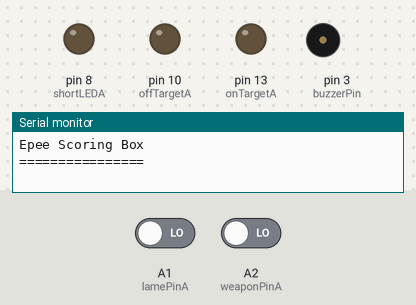
The sketch below on a simulated Arduino Uno, built with avr-gcc and run on an emulated ATmega328P. Parts: output pins drawn as LEDs (lit = HIGH), buzzer (waves = sounding, pin HIGH), the last lines printed to the serial monitor. The test bench sets the inputs (shaded band); at power-on: A1 (lamePinA) LOW, A2 (weaponPinA) LOW.

Above: at 4.3 s.
4.4 s: A1 (lamePinA) driven HIGH
At 5.2 s:
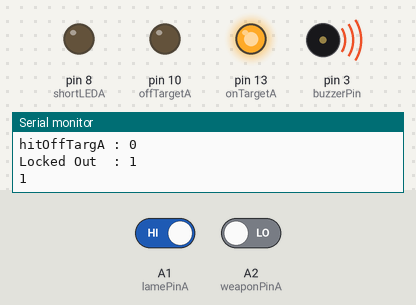
At 6.0 s:
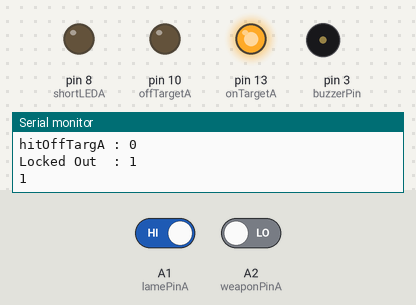
6.9 s: A1 (lamePinA) driven LOW
At 8.7 s:
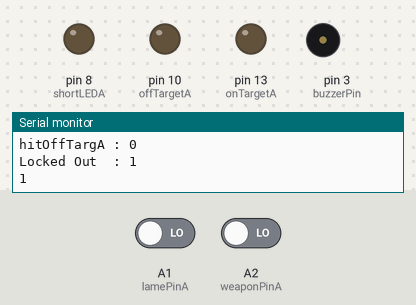
Timing chart, 0 to 10.2 s (numbered marks = the images above; inputs shaded):
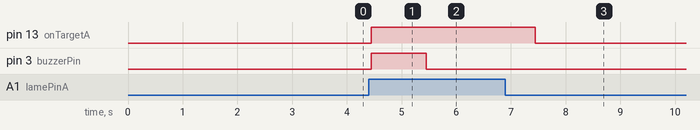

The sketch:

epeeBoxWirelessB.ino
```cpp
//===========================================================================//
//                                                                           //
//  Desc:    Arduino Code to implement an epee fencing scoring apparatus     //
//  Dev:     Wnew                                                            //
//  Date:    Nov  2012                                                       //
//  Updated: Sept 2015                                                       //
//  Notes:   1. Basis of algorithm from digitalwestie on github. Thanks Mate //
//           2. Used uint8_t instead of int where possible to optimise       //
//           3. Set ADC prescaler to 16 faster ADC reads                     //
//                                                                           //
//  To do:   1. Could use shift reg on lights and mode LEDs to save pins     //
//           2. Use interrupts for buttons                                   //
//           3. Implement short circuit LEDs (already provision for it)      //
//           4. Set up debug levels correctly                                //
//                                                                           //
//===========================================================================//

//============
// #includes
//============

#include <SoftwareSerial.h>

//============
// #defines
//============
//TODO: set up debug levels correctly
#define DEBUG 0
//#define TEST_LIGHTS       // turns on lights for a second on start up
//#define TEST_ADC_SPEED    // used to test sample rate of ADCs
//#define REPORT_TIMING     // prints timings over serial interface
#define BUZZERTIME  1000  // length of time the buzzer is kept on after a hit (ms)
#define LIGHTTIME   3000  // length of time the lights are kept on after a hit (ms)
#define BAUDRATE   57600  // baudrate of the serial debug interface

//============
// Pin Setup
//============
const uint8_t shortLEDA  =  8;    // Short Circuit A Light
const uint8_t onTargetA  =  13;    // On Target A Light
const uint8_t offTargetA = 10;    // Off Target A Light
/*const uint8_t offTargetB = 11;    // Off Target B Light
const uint8_t onTargetB  = 12;    // On Target B Light
const uint8_t shortLEDB  = 13;    // Short Circuit A Light
*/
const uint8_t groundPinA = A0;    // Ground A pin - Analog
const uint8_t lamePinA   = A1;    // Lame   A pin - Analog (Epee return path)
const uint8_t weaponPinA = A2;    // Weapon A pin - Analog
/*const uint8_t weaponPinB = A3;    // Weapon B pin - Analog
const uint8_t lamePinB   = A4;    // Lame   B pin - Analog (Epee return path)
const uint8_t groundPinB = A5;    // Ground B pin - Analog
*/
const uint8_t buzzerPin  =  3;    // buzzer pin

SoftwareSerial mySerial(5, 6); // RX, TX

//=========================
// values of analog reads
//=========================
int weaponA = 0;
int lameA   = 0;
int groundA = 0;
/*int weaponB = 0;
int lameB   = 0;
int groundB = 0;*/
//=======================
// depress and timeouts
//=======================
long depressAtime = 0;
//long depressBtime = 0;
bool lockedOut    = false;

//==========================
// Lockout & Depress Times
//==========================
// the lockout time between hits for foil is 300ms +/-25ms
// the minimum amount of time the tip needs to be depressed for foil 14ms +/-1ms
// the lockout time between hits for epee is 45ms +/-5ms (40ms -> 50ms)
// the minimum amount of time the tip needs to be depressed for epee 2ms
// the lockout time between hits for sabre is 120ms +/-10ms
// the minimum amount of time the tip needs to be depressed for sabre 0.1ms -> 1ms
// These values are stored as micro seconds for more accuracy
//                         foil    epee   sabre
const long lockout [] = {300000,  45000, 120000};  // the lockout time between hits
const long depress [] = { 14000,   2000,   1000};  // the minimum amount of time the tip needs to be depressed

//=========
// states
//=========
boolean depressedA  = false;
boolean hitOnTargA  = false;
boolean hitOffTargA = false;
/*boolean depressedB  = false;
boolean hitOnTargB  = false;
boolean hitOffTargB = false;*/
#ifdef TEST_ADC_SPEED
long now;
long loopCount = 0;
bool done = false;
#endif


//================
// Configuration
//================
void setup() {

   // set the light pins to outputs
   pinMode(offTargetA, OUTPUT);
   pinMode(onTargetA,  OUTPUT);
   pinMode(shortLEDA,  OUTPUT);
   /*pinMode(offTargetB, OUTPUT);
   pinMode(onTargetB,  OUTPUT);
   pinMode(shortLEDB,  OUTPUT);*/

   pinMode(buzzerPin,  OUTPUT);

#ifdef TEST_LIGHTS
   testLights();
#endif

   // this optimises the ADC to make the sampling rate quicker
   //adcOpt();

   Serial.begin(BAUDRATE);
   Serial.println("Epee Scoring Box");
   Serial.println("================");
  mySerial.begin(9600);
   resetValues();
}


//=============
// ADC config
//=============
void adcOpt() {

   // the ADC only needs a couple of bits, the atmega is an 8 bit micro
   // so sampling only 8 bits makes the values easy/quicker to process
   // unfortunately this method only works on the Due.
   //analogReadResolution(8);

   // Data Input Disable Register
   // disconnects the digital inputs from which ever ADC channels you are using
   // an analog input will be float and cause the digital input to constantly
   // toggle high and low, this creates noise near the ADC, and uses extra
   // power Secondly, the digital input and associated DIDR switch have a
   // capacitance associated with them which will slow down your input signal
   // if you’re sampling a highly resistive load
   DIDR0 = 0x7F;

   // set the prescaler for the ADCs to 16 this allowes the fastest sampling
   bitClear(ADCSRA, ADPS0);
   bitClear(ADCSRA, ADPS1);
   bitSet  (ADCSRA, ADPS2);
}


//============
// Main Loop
//============
void loop() {
   // use a while as a main loop as the loop() has too much overhead for fast analogReads
   // we get a 3-4% speed up on the loop this way
   while(1) {

      if (mySerial.available()){

Serial.write(mySerial.read());
      }

      // read analog pins
      weaponA = digitalRead(weaponPinA);
      lameA   = digitalRead(lamePinA);
      /*weaponB = digitalRead(weaponPinB);
      lameB   = digitalRead(lamePinB);*/
      //Serial.println(digitalRead(lamePinA));

      signalHits();
      epee();

#ifdef TEST_ADC_SPEED
      if (loopCount == 0) {
         now = micros();
      }
      loopCount++;
      if ((micros()-now >= 1000000) && done == false) {
         Serial.print(loopCount);
         Serial.println(" readings in 1 sec");
         done = true;
      }
#endif
   }
}


//===================
// Main epee method
//===================
void epee() {
   long now = micros();
   if ((hitOnTargA && (depressAtime + lockout[1] < now))) {//|| (hitOnTargB && (depressBtime + lockout[1] < now))) {
      lockedOut = true;
   }

   // weapon A
   //  no hit for A yet    && weapon depress    && opponent lame touched
   if (hitOnTargA == false) {
      if (lameA) {
         if (!depressedA) {
            depressAtime = micros();
            depressedA   = true;
         } else {
            if (depressAtime + depress[1] <= micros()) {
               hitOnTargA = true;
            }
         }
      } else {
         // reset these values if the depress time is short.
         if (depressedA == true) {
            depressAtime = 0;
            depressedA   = 0;
         }
      }
   }
/*
   // weapon B
   //  no hit for B yet    && weapon depress    && opponent lame touched
   if (hitOnTargB == false) {
      if (400 < weaponB && weaponB < 600 && 400 < lameB && lameB < 600) {
         if (!depressedB) {
            depressBtime = micros();
            depressedB   = true;
         } else {
            if (depressBtime + depress[1] <= micros()) {
               hitOnTargB = true;
            }
         }
      } else {
         // reset these values if the depress time is short.
         if (depressedB == true) {
            depressBtime = 0;
            depressedB   = 0;
         }
      }
   }*/
}


//==============
// Signal Hits
//==============
void signalHits() {
   // non time critical, this is run after a hit has been detected
   if (lockedOut) {

      mySerial.write("B\n"); //Send via bluetooth

      digitalWrite(onTargetA,  hitOnTargA);
      digitalWrite(offTargetA, hitOffTargA);
      /*digitalWrite(offTargetB, hitOffTargB);
      digitalWrite(onTargetB,  hitOnTargB);*/
      digitalWrite(buzzerPin,  HIGH);

#ifdef DEBUG
      String serData = String("hitOnTargA  : ") + hitOnTargA  + "\n"
                            + "hitOffTargA : "  + hitOffTargA + "\n"
                            /*+ "hitOffTargB : "  + hitOffTargB + "\n"
                            + "hitOnTargB  : "  + hitOnTargB  + "\n"*/
                            + "Locked Out  : "  + lockedOut   + "\n";
      Serial.println(serData);
      Serial.println(digitalRead(lamePinA));
#endif
      resetValues();
   }
}


//======================
// Reset all variables
//======================
void resetValues() {
   delay(BUZZERTIME);             // wait before turning off the buzzer
   digitalWrite(buzzerPin,  LOW);
   delay(LIGHTTIME-BUZZERTIME);   // wait before turning off the lights
   digitalWrite(onTargetA,  LOW);
   digitalWrite(offTargetA, LOW);
   digitalWrite(shortLEDA,  LOW);
   /*digitalWrite(onTargetB,  LOW);
   digitalWrite(offTargetB, LOW);
   digitalWrite(shortLEDB,  LOW);*/

   lockedOut    = false;
   depressAtime = 0;
   depressedA   = false;
   /*depressBtime = 0;
   depressedB   = false;*/

   hitOnTargA  = false;
   hitOffTargA = false;
   /*hitOnTargB  = false;
   hitOffTargB = false;*/

   delay(100);
}


//==============
// Test lights
//==============
void testLights() {
   digitalWrite(offTargetA, HIGH);
   digitalWrite(onTargetA,  HIGH);
   digitalWrite(shortLEDA,  HIGH);
   /*digitalWrite(offTargetB, HIGH);
   digitalWrite(onTargetB,  HIGH);
   digitalWrite(shortLEDB,  HIGH);*/
   delay(1000);
   resetValues();
}
```

Measured:
- after the input at 4.4 s, pin 13 (onTargetA): LOW → HIGH after 0.05 s; pin 3 (buzzerPin): LOW → HIGH after 0.05 s, → LOW 1.0 s later
- after the input at 6.9 s, pin 13 (onTargetA): goes on until 7.4 s, then stays LOW; pin 3 (buzzerPin): stops changing and stays LOW
